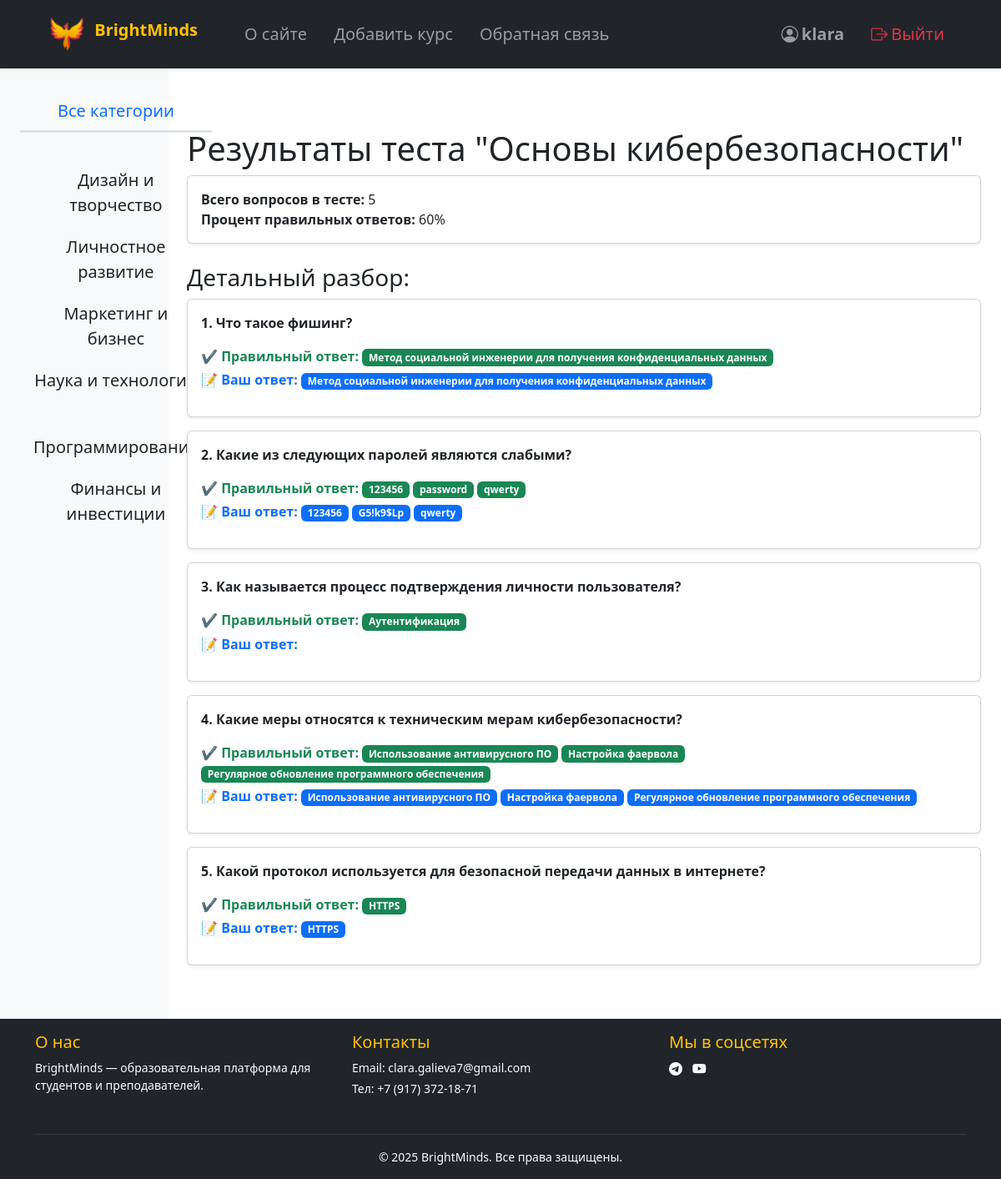
/test/26/result/ (signed in), run on the app's committed database.
### bmCourses/models.py (models this page shows, shortened)
class Category(models.Model):
    name = models.CharField(max_length=100, db_index=True, verbose_name='Название')
    slug = models.SlugField(max_length=255, unique=True, db_index=True, verbose_name='URL')
    def get_absolute_url(self):
        return reverse('category', kwargs={'cat_slug': self.slug})
    class Meta:
        verbose_name = 'Категория'
        verbose_name_plural = 'Категории'
        ordering = ['id']

class Question(models.Model):
    test = models.ForeignKey('Test', on_delete=models.CASCADE, related_name='questions', verbose_name='Тест')
    text = models.TextField(verbose_name='Вопрос')
    SINGLE_CHOICE = 'SC'
    MULTIPLE_CHOICE = 'MC'
    TEXT_INPUT = 'TI'
    QUESTION_TYPES = [
        (SINGLE_CHOICE, 'Один вариант ответа'),
        (MULTIPLE_CHOICE, 'Несколько вариантов ответа'),
        (TEXT_INPUT, 'Ввод ответа вручную'),
    ]
    type = models.CharField(
        max_length=2,
        choices=QUESTION_TYPES,
        default=SINGLE_CHOICE,
        verbose_name='Тип вопроса'
    )
    class Meta:
        verbose_name = 'Вопрос'
        verbose_name_plural = 'Вопросы'

class Answer(models.Model):
    question = models.ForeignKey('Question', on_delete=models.CASCADE, related_name='answers', verbose_name='Вопрос')
    text = models.TextField(max_length=300, verbose_name='Ответ')
    is_correct = models.BooleanField(default=False, verbose_name='Правильный')
    class Meta:
        verbose_name = 'Ответ'
        verbose_name_plural = 'Ответы'
        ordering = ['id']

### bmCourses/views/tests/views.py (the view)
# urls.py: path('test/<int:pk>/result/', TestResultView.as_view(), name='test_result'),
class TestResultView(DataMixin, LoginRequiredMixin, DetailView):
    model = UserTestResult
    template_name = 'bmCourses/tests/test_result.html'
    context_object_name = 'result'
    def get_context_data(self, **kwargs):
        context = super().get_context_data(**kwargs)
        result = self.object
        test = result.test
        breakdowns = []
        for question in test.questions.all():
            correct_answers = question.answers.filter(is_correct=True)
            user_selected = result.selected_answers.filter(question=question)
            user_input = (result.user_inputs or {}).get(str(question.id))
            breakdowns.append({
                'question': question,
                'correct': correct_answers,
                'user_selected': user_selected,
                'user_input': user_input,
            })
        context.update({
            'breakdowns': breakdowns,
            'total_questions': test.questions.count(),
            'percent_correct': round((result.score / test.questions.count()) * 100) if test.questions.count() else 0,
            'title': f'Результаты теста "{test.title}"',
            'test': test,
        })
        return {**context, **self.get_user_context()}

### bmCourses/utils.py (called while the page is built)
    def get_user_context(self, **kwargs):
        context = kwargs
        cats = cache.get('cats')
        if not cats:
            cats = Category.objects.all().annotate(total=Count('course', filter=Q(course__is_published=True))).filter(total__gt=0)
            cache.set('cats', cats, 60)
        user_menu = menu.copy()
        if not self.request.user.is_authenticated:
            user_menu.pop(1)
        context['menu'] = user_menu
        context['cats'] = cats
        if 'cat_selected' not in context:
            context['cat_selected'] = 0
        return context

### bmCourses/templates/bmCourses/tests/test_result.html
{% extends 'bmCourses/base/base.html' %}
{% block content %}
<div class="container mt-4">
    <h1>{{ title }}</h1>
    <div class="card shadow-sm">
        <div class="card-body">
            <p class="card-text">
                <strong>Всего вопросов в тесте:</strong> {{ total_questions }}<br>
                <strong>Процент правильных ответов:</strong> {{ percent_correct }}%
            </p>
        </div>
    </div>
    <div class="mt-4">
        <h3>Детальный разбор:</h3>
        {% for b in breakdowns %}
            <div class="card mb-3 shadow-sm">
                <div class="card-body">
                    <p><strong>{{ forloop.counter }}. {{ b.question.text }}</strong></p>
                    <p class="mb-1">
                        <span class="text-success fw-semibold">✔ Правильный ответ:</span>
                        {% for a in b.correct %}
                            <span class="badge bg-success">{{ a.text }}</span>
                        {% endfor %}
                    </p>
                    <p>
                        <span class="text-primary fw-semibold">📝 Ваш ответ:</span>
                        {% if b.question.type == 'TI' %}
                            <span class="badge bg-primary">{{ b.user_input }}</span>
                        {% else %}
                            {% for a in b.user_selected %}
                                <span class="badge bg-primary">{{ a.text }}</span>
                            {% empty %}
                                <span class="text-muted">Не выбран</span>
                            {% endfor %}
                        {% endif %}
                    </p>
                </div>
            </div>
        {% empty %}
            <p>Нет вопросов для отображения.</p>
        {% endfor %}
    </div>
</div>
{% endblock %}

### bmCourses/templates/bmCourses/base/header.html (shortened to what this page needs)
<nav class="navbar navbar-expand-lg navbar-dark bg-dark shadow-sm fixed-top py-3 fs-5">
    <div class="container-fluid mx-5">
        <a class="navbar-brand fw-bold text-warning me-5" href="{% url 'home' %}">
            <div class="logo d-inline-block align-top me-2"></div>
            BrightMinds
        </a>
        <div class="collapse navbar-collapse justify-content-between" id="navbarNav">
            <ul class="navbar-nav">
                {% for m in menu %}
                <li class="nav-item">
                    <a class="nav-link {% if request.path == m.get_absolute_url %}active fw-semibold text-primary{% endif %} me-3"
                       href="{% url m.url_name %}">{{ m.title }}</a>
                </li>
                {% endfor %}
            </ul>
            <ul class="navbar-nav">
                {% if request.user.is_authenticated %}
                <li class="nav-item">
                    <a class="nav-link fw-semibold ms-3" href="{% url 'profile' request.user.username %}">
                        <i class="bi bi-person-circle me-1"></i>{{ request.user.username }}
                    </a>
                </li>
                <li class="nav-item">
                    <a class="nav-link text-danger ms-3" href="{% url 'logout' %}">
                        <i class="bi bi-box-arrow-right me-1"></i>Выйти
                    </a>
                </li>
                {% endif %}
            </ul>
        </div>
    </div>
</nav>

### bmCourses/templates/bmCourses/base/sidebar.html
<aside class="col-md-3 col-lg-2 bg-light sidebar text-center p-4 shadow-sm">
    <ul class="nav flex-column fs-5">
        {% if cat_selected == 0 %}
        <li class="nav-item selected mt-1">
            <span class="nav-link active text-primary border-bottom border-3">Все категории</span>
        </li>
        {% else %}
        <li class="nav-item mt-1">
            <a class="nav-link text-dark" href="{% url 'home' %}">Все категории</a>
        </li>
        {% endif %}
        {% for c in cats %}
        {% if c.id == cat_selected %}
        <li class="nav-item selected mt-1">
            <span class="nav-link active text-primary border-bottom border-3">{{ c.name }}</span>
        </li>
        {% else %}
        <li class="nav-item mt-1">
            <a class="nav-link text-dark" href="{{ c.get_absolute_url }}">{{ c.name }}</a>
        </li>
        {% endif %}
        {% endfor %}
    </ul>
</aside>

### bmCourses/static/bmCourses/css/styles.css (style rules this page uses)
html, body { height: 100%; }
.logo { background: url('../images/main.png') no-repeat center center; width: 40px; height: 40px; background-size: contain; }

### data on the page
Category: name "Дизайн и творчество"
Category: name "Личностное развитие"
Category: name "Маркетинг и бизнес"
Category: name "Наука и технологии"
Category: name "Программирование"
Category: name "Финансы и инвестиции"
Question: question.text "Что такое фишинг?"
Answer: text "Метод социальной инженерии для получения конфиденциальных данных"
Question: question.text "Какие из следующих паролей являются слабыми?"
Answer: text "123456"
Answer: text "password"
Answer: text "qwerty"
Answer: text "G5!k9$Lp"
Question: question.text "Как называется процесс подтверждения личности пользователя?"
Answer: text "Аутентификация"
Question: question.text "Какие меры относятся к техническим мерам кибербезопасности?"
Answer: text "Использование антивирусного ПО"
Answer: text "Настройка фаервола"
Answer: text "Регулярное обновление программного обеспечения"
Question: question.text "Какой протокол используется для безопасной передачи данных в интернете?"
Answer: text "HTTPS"

### other printed values
{{ m.title }} "О сайте" "Добавить курс" "Обратная связь"
{{ request.user.username }} "klara"
{{ title }} "Результаты теста \"Основы кибербезопасности\""
{{ total_questions }} "5"
{{ percent_correct }} "60"
